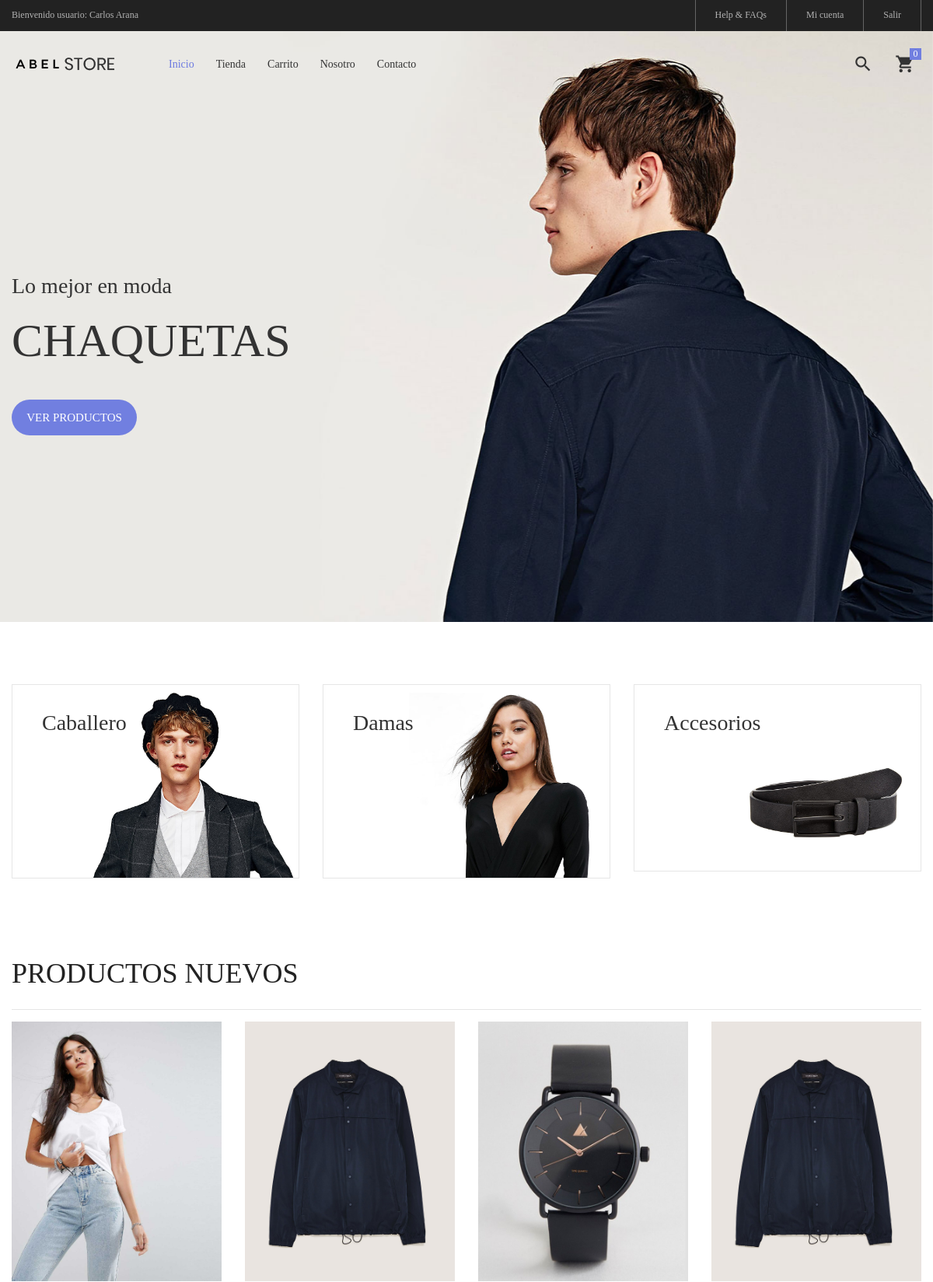
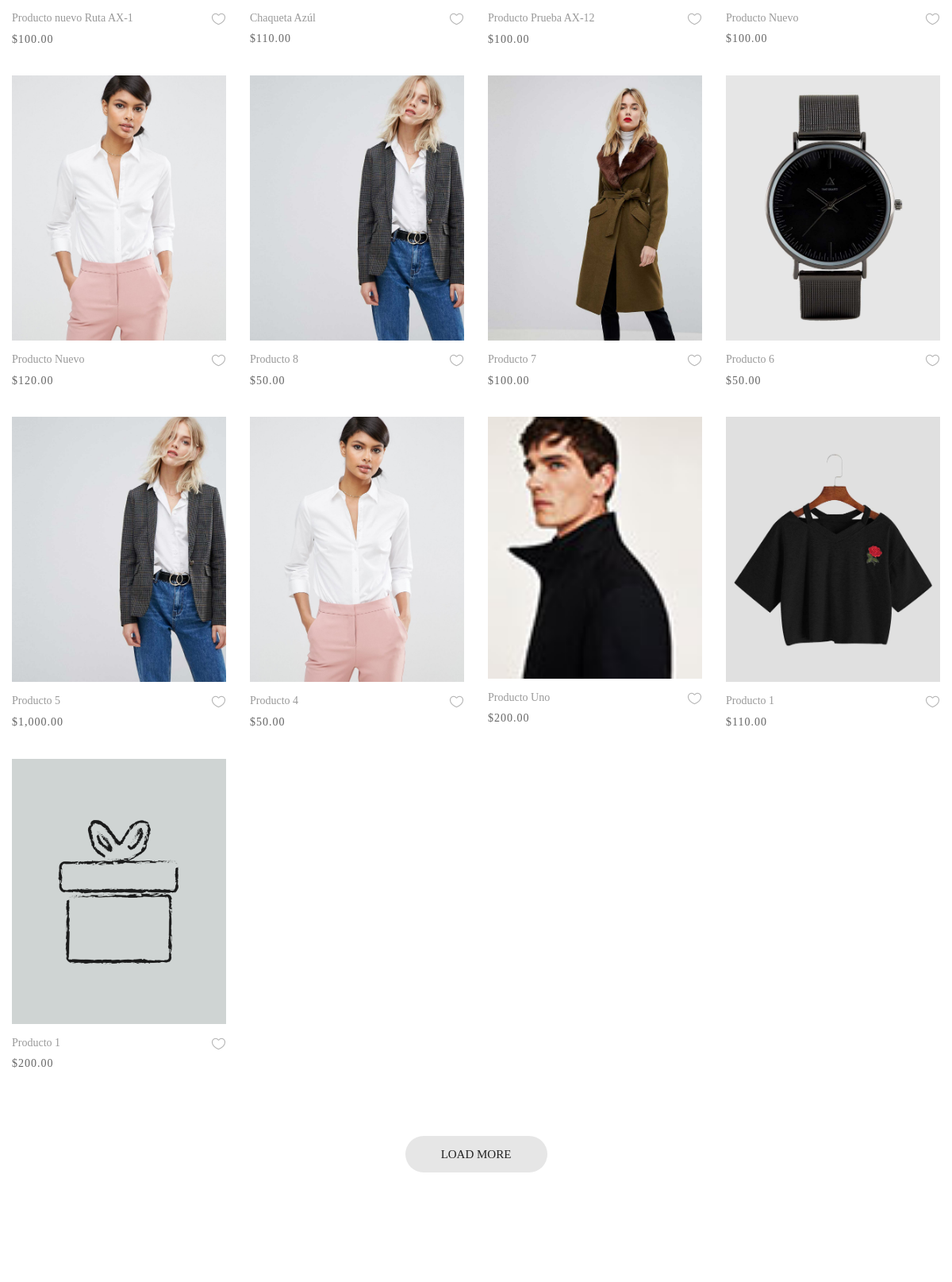
The page / (upper part) on the database its author committed (2 pictures, top to bottom).
### tables this page shows
CREATE TABLE IF NOT EXISTS `categoria` (
  `idcategoria` bigint(20) NOT NULL AUTO_INCREMENT,
  `nombre` varchar(255) NOT NULL,
  `descripcion` text NOT NULL,
  `portada` varchar(100) NOT NULL,
  `datecreated` datetime NOT NULL DEFAULT CURRENT_TIMESTAMP,
  `ruta` varchar(255) NOT NULL,
  `status` int(11) NOT NULL DEFAULT '1',
  PRIMARY KEY (`idcategoria`)
);

CREATE TABLE IF NOT EXISTS `producto` (
  `idproducto` bigint(20) NOT NULL AUTO_INCREMENT,
  `categoriaid` bigint(20) NOT NULL,
  `codigo` varchar(30) NOT NULL,
  `nombre` varchar(255) NOT NULL,
  `descripcion` text NOT NULL,
  `precio` decimal(11,2) NOT NULL,
  `stock` int(11) NOT NULL,
  `imagen` varchar(100) NOT NULL,
  `datecreated` datetime NOT NULL DEFAULT CURRENT_TIMESTAMP,
  `ruta` varchar(255) NOT NULL,
  `status` int(11) NOT NULL DEFAULT '1',
  PRIMARY KEY (`idproducto`),
  KEY `categoriaid` (`categoriaid`)
);

### Libraries/Core/Views.php (called while the page is built)
<?php
	class Views
	{
		function getView($controller,$view,$data="")
		{
			$controller = get_class($controller);
			if($controller == "Home"){
				$view = "Views/".$view.".php";
			}else{
				$view = "Views/".$controller."/".$view.".php";
			}
			require_once ($view);
		}
	}
 ?>

### Controllers/Home.php (called while the page is built, shortened)
<?php
	require_once("Models/TCategoria.php");
	require_once("Models/TProducto.php");
	class Home extends Controllers{
		public function home()
		{
			$data['page_tag'] = NOMBRE_EMPESA;
			$data['page_title'] = NOMBRE_EMPESA;
			$data['page_name'] = "tienda_virtual";
			$data['slider'] = $this->getCategoriasT(CAT_SLIDER);
			$data['banner'] = $this->getCategoriasT(CAT_BANNER);
			$data['productos'] = $this->getProductosT();
			$this->views->getView($this,"home",$data);
		}
	}
 ?>

### index.php (called while the page is built, shortened)
<?php
	require_once("Helpers/Helpers.php");
	require_once("Libraries/Core/Load.php");
 ?>

### Libraries/Core/Mysql.php (called while the page is built, shortened)
<?php
	class Mysql extends Conexion
	{
		private $conexion;
		function __construct()
		{
			$this->conexion = new Conexion();
			$this->conexion = $this->conexion->conect();
		}
		public function select_all(string $query)
		{
			$this->strquery = $query;
        	$result = $this->conexion->prepare($this->strquery);
			$result->execute();
        	$data = $result->fetchall(PDO::FETCH_ASSOC);
        	return $data;
		}
	}
 ?>

### Libraries/Core/Conexion.php (called while the page is built)
<?php
class Conexion{
	private $conect;
	public function __construct(){
		$connectionString = "mysql:host=".DB_HOST.";dbname=".DB_NAME.";charset=".DB_CHARSET;
		try{
			$this->conect = new PDO($connectionString, DB_USER, DB_PASSWORD);
			$this->conect->setAttribute(PDO::ATTR_ERRMODE, PDO::ERRMODE_EXCEPTION);
		}catch(PDOException $e){
			$this->conect = 'Error de conexión';
		    echo "ERROR: " . $e->getMessage();
		}
	}
	public function conect(){
		return $this->conect;
	}
}
?>

### Models/TCategoria.php (called while the page is built, shortened)
<?php
require_once("Libraries/Core/Mysql.php");
trait TCategoria{
	public function getCategoriasT(string $categorias){
		$this->con = new Mysql();
		$sql = "SELECT idcategoria, nombre, descripcion, portada, ruta
				 FROM categoria WHERE status != 0 AND idcategoria IN ($categorias)";
		$request = $this->con->select_all($sql);
		if(count($request) > 0){
			for ($c=0; $c < count($request) ; $c++) {
				$request[$c]['portada'] = BASE_URL.'/Assets/images/uploads/'.$request[$c]['portada'];
			}
		}
		return $request;
	}
}
 ?>

### Helpers/Helpers.php (called while the page is built, shortened)
<?php
	function base_url()
	{
		return BASE_URL;
	}
    function media()
    {
        return BASE_URL."/Assets";
    }
    function formatMoney($cantidad){
        $cantidad = number_format($cantidad,2,SPD,SPM);
        return $cantidad;
    }
 ?>

### Models/TProducto.php (called while the page is built, shortened)
<?php
require_once("Libraries/Core/Mysql.php");
trait TProducto{
	public function getProductosT(){
		$this->con = new Mysql();
		$sql = "SELECT p.idproducto,
						p.codigo,
						p.nombre,
						p.descripcion,
						p.categoriaid,
						c.nombre as categoria,
						p.precio,
						p.ruta,
						p.stock
				FROM producto p
				INNER JOIN categoria c
				ON p.categoriaid = c.idcategoria
				WHERE p.status != 0 ORDER BY p.idproducto DESC ";
				$request = $this->con->select_all($sql);
				if(count($request) > 0){
					for ($c=0; $c < count($request) ; $c++) {
						$intIdProducto = $request[$c]['idproducto'];
						$sqlImg = "SELECT img
								FROM imagen
								WHERE productoid = $intIdProducto";
						$arrImg = $this->con->select_all($sqlImg);
						if(count($arrImg) > 0){
							for ($i=0; $i < count($arrImg); $i++) {
								$arrImg[$i]['url_image'] = media().'/images/uploads/'.$arrImg[$i]['img'];
							}
						}
						$request[$c]['images'] = $arrImg;
					}
				}
		return $request;
	}
}
 ?>

### Views/home.php (the view, shortened to what this page needs)
<?php
	$arrSlider = $data['slider'];
	$arrBanner = $data['banner'];
	$arrProductos = $data['productos'];
 ?>
	<section class="section-slide">
		<div class="wrap-slick1">
			<div class="slick1">
			<?php
			for ($i=0; $i < count($arrSlider) ; $i++) {
				$ruta = $arrSlider[$i]['ruta'];
			 ?>
				<div class="item-slick1" style="background-image: url(<?= $arrSlider[$i]['portada'] ?>);">
					<div class="container h-full">
						<div class="flex-col-l-m h-full p-t-100 p-b-30 respon5">
							<div class="layer-slick1 animated visible-false" data-appear="fadeInDown" data-delay="0">
								<span class="ltext-101 cl2 respon2">
									<?= $arrSlider[$i]['descripcion'] ?>
								</span>
							</div>
							<div class="layer-slick1 animated visible-false" data-appear="fadeInUp" data-delay="800">
								<h2 class="ltext-201 cl2 p-t-19 p-b-43 respon1">
									<?= $arrSlider[$i]['nombre'] ?>
								</h2>
							</div>
							<div class="layer-slick1 animated visible-false" data-appear="zoomIn" data-delay="1600">
								<a href="<?= base_url().'/tienda/categoria/'.$arrSlider[$i]['idcategoria'].'/'.$ruta; ?>" class="flex-c-m stext-101 cl0 size-101 bg1 bor1 hov-btn1 p-lr-15 trans-04">
									Ver productos
								</a>
							</div>
						</div>
					</div>
				</div>
			<?php
			}
			?>
			</div>
		</div>
	</section>
	<div class="sec-banner bg0 p-t-80 p-b-50">
		<div class="container">
			<div class="row">
				<?php
				for ($j=0; $j < count($arrBanner); $j++) {
					$ruta = $arrBanner[$j]['ruta'];
				 ?>
				<div class="col-md-6 col-xl-4 p-b-30 m-lr-auto">
					<div class="block1 wrap-pic-w">
						<img src="<?= $arrBanner[$j]['portada'] ?>" alt="<?= $arrBanner[$j]['nombre'] ?>">
						<a href="<?= base_url().'/tienda/categoria/'.$arrBanner[$j]['idcategoria'].'/'.$ruta; ?>" class="block1-txt ab-t-l s-full flex-col-l-sb p-lr-38 p-tb-34 trans-03 respon3">
							<div class="block1-txt-child1 flex-col-l">
								<span class="block1-name ltext-102 trans-04 p-b-8">
									<?= $arrBanner[$j]['nombre'] ?>
								</span>
							</div>
						</a>
					</div>
				</div>
				<?php
				}
				 ?>
			</div>
		</div>
	</div>
	<section class="bg0 p-t-23 p-b-140">
		<div class="container">
			<div class="p-b-10">
				<h3 class="ltext-103 cl5">
					Productos Nuevos
				</h3>
			</div>
			<hr>
			<div class="row isotope-grid">
			<?php
				for ($p=0; $p < count($arrProductos) ; $p++) {
					$rutaProducto = $arrProductos[$p]['ruta'];
					if(count($arrProductos[$p]['images']) > 0 ){
						$portada = $arrProductos[$p]['images'][0]['url_image'];
					}else{
						$portada = media().'/images/uploads/product.png';
					}
			 ?>
				<div class="col-sm-6 col-md-4 col-lg-3 p-b-35 isotope-item women">
					<div class="block2">
						<div class="block2-pic hov-img0">
							<img src="<?= $portada ?>" alt="<?= $arrProductos[$p]['nombre'] ?>">
						</div>
						<div class="block2-txt flex-w flex-t p-t-14">
							<div class="block2-txt-child1 flex-col-l ">
								<a href="<?= base_url().'/tienda/producto/'.$arrProductos[$p]['idproducto'].'/'.$rutaProducto; ?>" class="stext-104 cl4 hov-cl1 trans-04 js-name-b2 p-b-6">
									<?= $arrProductos[$p]['nombre'] ?>
								</a>
								<span class="stext-105 cl3">
									<?= SMONEY.formatMoney($arrProductos[$p]['precio']); ?>
								</span>
							</div>
							<div class="block2-txt-child2 flex-r p-t-3">
								<a href="#" class="btn-addwish-b2 dis-block pos-relative js-addwish-b2">
									<img class="icon-heart1 dis-block trans-04" src="<?= media() ?>/tienda/images/icons/icon-heart-01.png" alt="ICON">
								</a>
							</div>
						</div>
					</div>
				</div>
			<?php } ?>
			</div>
			<div class="flex-c-m flex-w w-full p-t-45">
				<a href="#" class="flex-c-m stext-101 cl5 size-103 bg2 bor1 hov-btn1 p-lr-15 trans-04">
					Load More
				</a>
			</div>
		</div>
	</section>

### rows shown on the page
categoria: descripcion "Lo mejor en moda", nombre "CHAQUETAS"
categoria: shows a picture, nombre "Caballero"
categoria: shows a picture, nombre "Damas"
categoria: shows a picture, nombre "Accesorios"
producto: shows a picture, nombre "Producto nuevo Ruta AX-1", precio "100.00"
producto: nombre "Chaqueta Azúl", precio "110.00"
producto: shows a picture, nombre "Producto Prueba AX-12", precio "100.00"
producto: nombre "Producto Nuevo", precio "100.00"
producto: nombre "Producto Nuevo", precio "120.00"
producto: nombre "Producto 8", precio "50.00"
producto: shows a picture, nombre "Producto 7", precio "100.00"
producto: shows a picture, nombre "Producto 6", precio "50.00"
producto: nombre "Producto 5", precio "1,000.00"
producto: nombre "Producto 4", precio "50.00"
producto: shows a picture, nombre "Producto Uno", precio "200.00"
producto: shows a picture, nombre "Producto 1", precio "110.00"
producto: shows a picture, nombre "Producto 1", precio "200.00"
